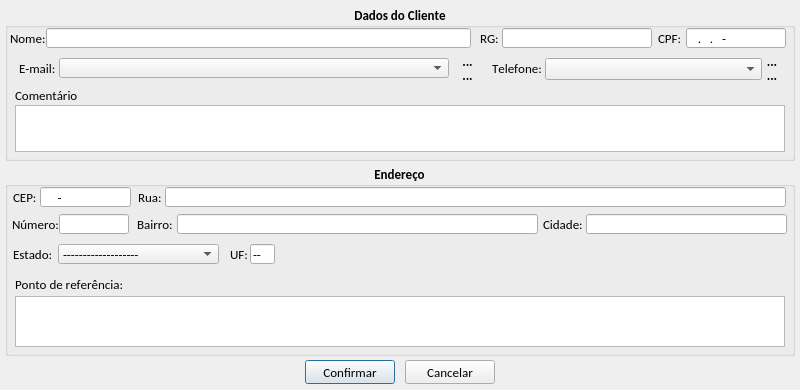
<?xml version="1.0" encoding="UTF-8"?>
<ui version="4.0">
 <class>tela_editar_cliente</class>
 <widget class="QDialog" name="tela_editar_cliente">
  <property name="geometry">
   <rect>
    <x>0</x>
    <y>0</y>
    <width>800</width>
    <height>390</height>
   </rect>
  </property>
  <property name="minimumSize">
   <size>
    <width>800</width>
    <height>390</height>
   </size>
  </property>
  <property name="maximumSize">
   <size>
    <width>800</width>
    <height>390</height>
   </size>
  </property>
  <property name="font">
   <font>
    <family>Calibri</family>
    <pointsize>10</pointsize>
    <kerning>false</kerning>
   </font>
  </property>
  <property name="windowTitle">
   <string>Editar cadastro do Cliente</string>
  </property>
  <property name="windowIcon">
   <iconset resource="imagens.qrc">
    <normaloff>:/img/img/logo_sex.png</normaloff>:/img/img/logo_sex.png</iconset>
  </property>
  <property name="modal">
   <bool>true</bool>
  </property>
  <widget class="QPushButton" name="btn_confirmar">
   <property name="geometry">
    <rect>
     <x>305</x>
     <y>360</y>
     <width>90</width>
     <height>24</height>
    </rect>
   </property>
   <property name="minimumSize">
    <size>
     <width>0</width>
     <height>24</height>
    </size>
   </property>
   <property name="maximumSize">
    <size>
     <width>90</width>
     <height>24</height>
    </size>
   </property>
   <property name="font">
    <font>
     <family>Calibri</family>
     <pointsize>10</pointsize>
    </font>
   </property>
   <property name="text">
    <string>Confirmar</string>
   </property>
   <property name="icon">
    <iconset resource="imagens.qrc">
     <normaloff>:/img/img/1345902916_camera_test.png</normaloff>:/img/img/1345902916_camera_test.png</iconset>
   </property>
   <property name="iconSize">
    <size>
     <width>20</width>
     <height>20</height>
    </size>
   </property>
  </widget>
  <widget class="QGroupBox" name="gb_endereo">
   <property name="geometry">
    <rect>
     <x>5</x>
     <y>164</y>
     <width>790</width>
     <height>192</height>
    </rect>
   </property>
   <property name="font">
    <font>
     <family>Calibri</family>
     <pointsize>10</pointsize>
     <weight>75</weight>
     <bold>true</bold>
     <kerning>false</kerning>
    </font>
   </property>
   <property name="title">
    <string>Endereço</string>
   </property>
   <property name="alignment">
    <set>Qt::AlignCenter</set>
   </property>
   <widget class="QLineEdit" name="le_cep">
    <property name="geometry">
     <rect>
      <x>35</x>
      <y>23</y>
      <width>91</width>
      <height>20</height>
     </rect>
    </property>
    <property name="maximumSize">
     <size>
      <width>100</width>
      <height>20</height>
     </size>
    </property>
    <property name="font">
     <font>
      <family>Calibri</family>
      <pointsize>10</pointsize>
      <weight>50</weight>
      <bold>false</bold>
      <kerning>false</kerning>
     </font>
    </property>
    <property name="inputMask">
     <string>00000-000; </string>
    </property>
    <property name="text">
     <string>-</string>
    </property>
    <property name="frame">
     <bool>true</bool>
    </property>
    <property name="cursorPosition">
     <number>9</number>
    </property>
    <property name="readOnly">
     <bool>false</bool>
    </property>
   </widget>
   <widget class="QLabel" name="lb_cep">
    <property name="geometry">
     <rect>
      <x>8</x>
      <y>23</y>
      <width>27</width>
      <height>20</height>
     </rect>
    </property>
    <property name="font">
     <font>
      <family>Calibri</family>
      <pointsize>10</pointsize>
      <weight>50</weight>
      <bold>false</bold>
      <kerning>false</kerning>
     </font>
    </property>
    <property name="text">
     <string>CEP:</string>
    </property>
   </widget>
   <widget class="QLabel" name="lb_rua">
    <property name="geometry">
     <rect>
      <x>133</x>
      <y>23</y>
      <width>31</width>
      <height>20</height>
     </rect>
    </property>
    <property name="font">
     <font>
      <family>Calibri</family>
      <pointsize>10</pointsize>
      <weight>50</weight>
      <bold>false</bold>
      <kerning>false</kerning>
     </font>
    </property>
    <property name="text">
     <string>Rua:</string>
    </property>
   </widget>
   <widget class="QLineEdit" name="le_rua">
    <property name="geometry">
     <rect>
      <x>160</x>
      <y>23</y>
      <width>621</width>
      <height>20</height>
     </rect>
    </property>
    <property name="font">
     <font>
      <pointsize>10</pointsize>
      <weight>50</weight>
      <bold>false</bold>
      <kerning>false</kerning>
     </font>
    </property>
    <property name="text">
     <string/>
    </property>
    <property name="maxLength">
     <number>100</number>
    </property>
    <property name="cursorPosition">
     <number>0</number>
    </property>
    <property name="readOnly">
     <bool>false</bool>
    </property>
   </widget>
   <widget class="QLabel" name="lb_numero">
    <property name="geometry">
     <rect>
      <x>7</x>
      <y>50</y>
      <width>51</width>
      <height>20</height>
     </rect>
    </property>
    <property name="font">
     <font>
      <family>Calibri</family>
      <pointsize>10</pointsize>
      <weight>50</weight>
      <bold>false</bold>
      <kerning>false</kerning>
     </font>
    </property>
    <property name="text">
     <string>Número:</string>
    </property>
   </widget>
   <widget class="QLineEdit" name="le_numero">
    <property name="geometry">
     <rect>
      <x>54</x>
      <y>50</y>
      <width>70</width>
      <height>20</height>
     </rect>
    </property>
    <property name="font">
     <font>
      <pointsize>10</pointsize>
      <weight>50</weight>
      <bold>false</bold>
      <kerning>false</kerning>
     </font>
    </property>
    <property name="inputMask">
     <string>000000000; </string>
    </property>
    <property name="text">
     <string/>
    </property>
    <property name="maxLength">
     <number>9</number>
    </property>
    <property name="readOnly">
     <bool>false</bool>
    </property>
   </widget>
   <widget class="QLabel" name="lb_bairro">
    <property name="geometry">
     <rect>
      <x>132</x>
      <y>50</y>
      <width>46</width>
      <height>20</height>
     </rect>
    </property>
    <property name="font">
     <font>
      <weight>50</weight>
      <bold>false</bold>
      <kerning>false</kerning>
     </font>
    </property>
    <property name="text">
     <string>Bairro:</string>
    </property>
   </widget>
   <widget class="QLineEdit" name="le_bairro">
    <property name="geometry">
     <rect>
      <x>172</x>
      <y>50</y>
      <width>361</width>
      <height>20</height>
     </rect>
    </property>
    <property name="font">
     <font>
      <pointsize>10</pointsize>
      <weight>50</weight>
      <bold>false</bold>
      <kerning>false</kerning>
     </font>
    </property>
    <property name="text">
     <string/>
    </property>
    <property name="maxLength">
     <number>70</number>
    </property>
    <property name="readOnly">
     <bool>false</bool>
    </property>
   </widget>
   <widget class="QLabel" name="lb_cidade">
    <property name="geometry">
     <rect>
      <x>538</x>
      <y>50</y>
      <width>46</width>
      <height>20</height>
     </rect>
    </property>
    <property name="font">
     <font>
      <family>Calibri</family>
      <pointsize>10</pointsize>
      <weight>50</weight>
      <bold>false</bold>
      <kerning>false</kerning>
     </font>
    </property>
    <property name="text">
     <string>Cidade:</string>
    </property>
   </widget>
   <widget class="QLineEdit" name="le_cidade">
    <property name="geometry">
     <rect>
      <x>581</x>
      <y>50</y>
      <width>201</width>
      <height>20</height>
     </rect>
    </property>
    <property name="font">
     <font>
      <pointsize>10</pointsize>
      <weight>50</weight>
      <bold>false</bold>
      <kerning>false</kerning>
     </font>
    </property>
    <property name="text">
     <string/>
    </property>
    <property name="maxLength">
     <number>50</number>
    </property>
    <property name="cursorPosition">
     <number>0</number>
    </property>
    <property name="readOnly">
     <bool>false</bool>
    </property>
   </widget>
   <widget class="QLabel" name="lb_estado">
    <property name="geometry">
     <rect>
      <x>8</x>
      <y>80</y>
      <width>45</width>
      <height>20</height>
     </rect>
    </property>
    <property name="font">
     <font>
      <family>Calibri</family>
      <pointsize>10</pointsize>
      <weight>50</weight>
      <bold>false</bold>
      <kerning>false</kerning>
     </font>
    </property>
    <property name="text">
     <string>Estado:</string>
    </property>
   </widget>
   <widget class="QLabel" name="lb_ponto_refe">
    <property name="geometry">
     <rect>
      <x>10</x>
      <y>110</y>
      <width>131</width>
      <height>20</height>
     </rect>
    </property>
    <property name="font">
     <font>
      <family>Calibri</family>
      <pointsize>10</pointsize>
      <weight>50</weight>
      <bold>false</bold>
      <kerning>false</kerning>
     </font>
    </property>
    <property name="text">
     <string>Ponto de referência:</string>
    </property>
   </widget>
   <widget class="QTextEdit" name="te_ponto_referencia">
    <property name="geometry">
     <rect>
      <x>10</x>
      <y>132</y>
      <width>770</width>
      <height>51</height>
     </rect>
    </property>
    <property name="font">
     <font>
      <weight>50</weight>
      <bold>false</bold>
     </font>
    </property>
    <property name="verticalScrollBarPolicy">
     <enum>Qt::ScrollBarAsNeeded</enum>
    </property>
    <property name="readOnly">
     <bool>false</bool>
    </property>
    <property name="html">
     <string>&lt;!DOCTYPE HTML PUBLIC &quot;-//W3C//DTD HTML 4.0//EN&quot; &quot;http://www.w3.org/TR/REC-html40/strict.dtd&quot;&gt;
&lt;html&gt;&lt;head&gt;&lt;meta name=&quot;qrichtext&quot; content=&quot;1&quot; /&gt;&lt;style type=&quot;text/css&quot;&gt;
p, li { white-space: pre-wrap; }
&lt;/style&gt;&lt;/head&gt;&lt;body style=&quot; font-family:'Calibri'; font-size:10pt; font-weight:400; font-style:normal;&quot;&gt;
&lt;p style=&quot;-qt-paragraph-type:empty; margin-top:0px; margin-bottom:0px; margin-left:0px; margin-right:0px; -qt-block-indent:0; text-indent:0px;&quot;&gt;&lt;/p&gt;&lt;/body&gt;&lt;/html&gt;</string>
    </property>
   </widget>
   <widget class="QLabel" name="lb_uf">
    <property name="geometry">
     <rect>
      <x>225</x>
      <y>80</y>
      <width>20</width>
      <height>20</height>
     </rect>
    </property>
    <property name="font">
     <font>
      <weight>50</weight>
      <bold>false</bold>
     </font>
    </property>
    <property name="text">
     <string>UF:</string>
    </property>
   </widget>
   <widget class="QLineEdit" name="le_uf">
    <property name="geometry">
     <rect>
      <x>245</x>
      <y>80</y>
      <width>25</width>
      <height>20</height>
     </rect>
    </property>
    <property name="font">
     <font>
      <weight>50</weight>
      <bold>false</bold>
     </font>
    </property>
    <property name="text">
     <string>--</string>
    </property>
    <property name="readOnly">
     <bool>true</bool>
    </property>
   </widget>
   <widget class="QComboBox" name="cb_estado">
    <property name="geometry">
     <rect>
      <x>53</x>
      <y>80</y>
      <width>161</width>
      <height>20</height>
     </rect>
    </property>
    <property name="font">
     <font>
      <weight>50</weight>
      <bold>false</bold>
     </font>
    </property>
    <item>
     <property name="text">
      <string>-------------------</string>
     </property>
     <property name="icon">
      <iconset resource="imagens.qrc">
       <normaloff>:/bandeiras/badeiras_estados/bandeira_do_brasil.png</normaloff>:/bandeiras/badeiras_estados/bandeira_do_brasil.png</iconset>
     </property>
    </item>
    <item>
     <property name="text">
      <string>Acre</string>
     </property>
     <property name="icon">
      <iconset resource="imagens.qrc">
       <normaloff>:/bandeiras/badeiras_estados/acre.png</normaloff>:/bandeiras/badeiras_estados/acre.png</iconset>
     </property>
    </item>
    <item>
     <property name="text">
      <string>Alagoas</string>
     </property>
     <property name="icon">
      <iconset resource="imagens.qrc">
       <normaloff>:/bandeiras/badeiras_estados/Alagoas.png</normaloff>:/bandeiras/badeiras_estados/Alagoas.png</iconset>
     </property>
    </item>
    <item>
     <property name="text">
      <string>Amazonas</string>
     </property>
     <property name="icon">
      <iconset resource="imagens.qrc">
       <normaloff>:/bandeiras/badeiras_estados/Amazonas.png</normaloff>:/bandeiras/badeiras_estados/Amazonas.png</iconset>
     </property>
    </item>
    <item>
     <property name="text">
      <string>Amapá</string>
     </property>
     <property name="icon">
      <iconset resource="imagens.qrc">
       <normaloff>:/bandeiras/badeiras_estados/Bandeira_do_Amapa.png</normaloff>:/bandeiras/badeiras_estados/Bandeira_do_Amapa.png</iconset>
     </property>
    </item>
    <item>
     <property name="text">
      <string>Bahia</string>
     </property>
     <property name="icon">
      <iconset resource="imagens.qrc">
       <normaloff>:/bandeiras/badeiras_estados/Bahia.png</normaloff>:/bandeiras/badeiras_estados/Bahia.png</iconset>
     </property>
    </item>
    <item>
     <property name="text">
      <string>Ceará</string>
     </property>
     <property name="icon">
      <iconset resource="imagens.qrc">
       <normaloff>:/bandeiras/badeiras_estados/Bandeira_do_Ceara.png</normaloff>:/bandeiras/badeiras_estados/Bandeira_do_Ceara.png</iconset>
     </property>
    </item>
    <item>
     <property name="text">
      <string>Distrito Federal</string>
     </property>
     <property name="icon">
      <iconset resource="imagens.qrc">
       <normaloff>:/bandeiras/badeiras_estados/Distrito_Federal.png</normaloff>:/bandeiras/badeiras_estados/Distrito_Federal.png</iconset>
     </property>
    </item>
    <item>
     <property name="text">
      <string>Espírito Santo</string>
     </property>
     <property name="icon">
      <iconset resource="imagens.qrc">
       <normaloff>:/bandeiras/badeiras_estados/Espirito_Santo.png</normaloff>:/bandeiras/badeiras_estados/Espirito_Santo.png</iconset>
     </property>
    </item>
    <item>
     <property name="text">
      <string>Goiás</string>
     </property>
     <property name="icon">
      <iconset resource="imagens.qrc">
       <normaloff>:/bandeiras/badeiras_estados/Goias.png</normaloff>:/bandeiras/badeiras_estados/Goias.png</iconset>
     </property>
    </item>
    <item>
     <property name="text">
      <string>Maranhão</string>
     </property>
     <property name="icon">
      <iconset resource="imagens.qrc">
       <normaloff>:/bandeiras/badeiras_estados/Maranhao.png</normaloff>:/bandeiras/badeiras_estados/Maranhao.png</iconset>
     </property>
    </item>
    <item>
     <property name="text">
      <string>Minas Gerais</string>
     </property>
     <property name="icon">
      <iconset resource="imagens.qrc">
       <normaloff>:/bandeiras/badeiras_estados/Minas_Gerais.png</normaloff>:/bandeiras/badeiras_estados/Minas_Gerais.png</iconset>
     </property>
    </item>
    <item>
     <property name="text">
      <string>Mato Grosso do Sul</string>
     </property>
     <property name="icon">
      <iconset resource="imagens.qrc">
       <normaloff>:/bandeiras/badeiras_estados/Mato_Grosso_do_Sul.png</normaloff>:/bandeiras/badeiras_estados/Mato_Grosso_do_Sul.png</iconset>
     </property>
    </item>
    <item>
     <property name="text">
      <string>Mato Grosso</string>
     </property>
     <property name="icon">
      <iconset resource="imagens.qrc">
       <normaloff>:/bandeiras/badeiras_estados/Mato_Grosso.png</normaloff>:/bandeiras/badeiras_estados/Mato_Grosso.png</iconset>
     </property>
    </item>
    <item>
     <property name="text">
      <string>Pará</string>
     </property>
     <property name="icon">
      <iconset resource="imagens.qrc">
       <normaloff>:/bandeiras/badeiras_estados/Para.png</normaloff>:/bandeiras/badeiras_estados/Para.png</iconset>
     </property>
    </item>
    <item>
     <property name="text">
      <string>Paraíba</string>
     </property>
     <property name="icon">
      <iconset resource="imagens.qrc">
       <normaloff>:/bandeiras/badeiras_estados/Paraiba.png</normaloff>:/bandeiras/badeiras_estados/Paraiba.png</iconset>
     </property>
    </item>
    <item>
     <property name="text">
      <string>Pernambuco</string>
     </property>
     <property name="icon">
      <iconset resource="imagens.qrc">
       <normaloff>:/bandeiras/badeiras_estados/Pernambuco.png</normaloff>:/bandeiras/badeiras_estados/Pernambuco.png</iconset>
     </property>
    </item>
    <item>
     <property name="text">
      <string>Piauí</string>
     </property>
     <property name="icon">
      <iconset resource="imagens.qrc">
       <normaloff>:/bandeiras/badeiras_estados/Piaui.png</normaloff>:/bandeiras/badeiras_estados/Piaui.png</iconset>
     </property>
    </item>
    <item>
     <property name="text">
      <string>Paraná</string>
     </property>
     <property name="icon">
      <iconset resource="imagens.qrc">
       <normaloff>:/bandeiras/badeiras_estados/Bandeira_do_Parana.png</normaloff>:/bandeiras/badeiras_estados/Bandeira_do_Parana.png</iconset>
     </property>
    </item>
    <item>
     <property name="text">
      <string>Rio de Janeiro</string>
     </property>
     <property name="icon">
      <iconset resource="imagens.qrc">
       <normaloff>:/bandeiras/badeiras_estados/Rio_de_Janeiro.png</normaloff>:/bandeiras/badeiras_estados/Rio_de_Janeiro.png</iconset>
     </property>
    </item>
    <item>
     <property name="text">
      <string>Rio Grande do Norte</string>
     </property>
     <property name="icon">
      <iconset resource="imagens.qrc">
       <normaloff>:/bandeiras/badeiras_estados/Rio_Grande_do_Norte.png</normaloff>:/bandeiras/badeiras_estados/Rio_Grande_do_Norte.png</iconset>
     </property>
    </item>
    <item>
     <property name="text">
      <string>Rondônia</string>
     </property>
     <property name="icon">
      <iconset resource="imagens.qrc">
       <normaloff>:/bandeiras/badeiras_estados/Rondonia.png</normaloff>:/bandeiras/badeiras_estados/Rondonia.png</iconset>
     </property>
    </item>
    <item>
     <property name="text">
      <string>Roraima</string>
     </property>
     <property name="icon">
      <iconset resource="imagens.qrc">
       <normaloff>:/bandeiras/badeiras_estados/Roraima.png</normaloff>:/bandeiras/badeiras_estados/Roraima.png</iconset>
     </property>
    </item>
    <item>
     <property name="text">
      <string>Rio Grande do Sul</string>
     </property>
     <property name="icon">
      <iconset resource="imagens.qrc">
       <normaloff>:/bandeiras/badeiras_estados/Rio_Grande_do_Sul.png</normaloff>:/bandeiras/badeiras_estados/Rio_Grande_do_Sul.png</iconset>
     </property>
    </item>
    <item>
     <property name="text">
      <string>Santa Catarina</string>
     </property>
     <property name="icon">
      <iconset resource="imagens.qrc">
       <normaloff>:/bandeiras/badeiras_estados/Santa_Catarina.png</normaloff>:/bandeiras/badeiras_estados/Santa_Catarina.png</iconset>
     </property>
    </item>
    <item>
     <property name="text">
      <string>Sergipe</string>
     </property>
     <property name="icon">
      <iconset resource="imagens.qrc">
       <normaloff>:/bandeiras/badeiras_estados/Sergipe.png</normaloff>:/bandeiras/badeiras_estados/Sergipe.png</iconset>
     </property>
    </item>
    <item>
     <property name="text">
      <string>São Paulo</string>
     </property>
     <property name="icon">
      <iconset resource="imagens.qrc">
       <normaloff>:/bandeiras/badeiras_estados/Sao_Paulo.png</normaloff>:/bandeiras/badeiras_estados/Sao_Paulo.png</iconset>
     </property>
    </item>
    <item>
     <property name="text">
      <string>Tocantins</string>
     </property>
     <property name="icon">
      <iconset resource="imagens.qrc">
       <normaloff>:/bandeiras/badeiras_estados/Tocantins.png</normaloff>:/bandeiras/badeiras_estados/Tocantins.png</iconset>
     </property>
    </item>
   </widget>
   <zorder>lb_rua</zorder>
   <zorder>le_rua</zorder>
   <zorder>lb_numero</zorder>
   <zorder>le_numero</zorder>
   <zorder>lb_bairro</zorder>
   <zorder>le_bairro</zorder>
   <zorder>lb_cidade</zorder>
   <zorder>le_cidade</zorder>
   <zorder>lb_estado</zorder>
   <zorder>lb_ponto_refe</zorder>
   <zorder>te_ponto_referencia</zorder>
   <zorder>le_cep</zorder>
   <zorder>lb_cep</zorder>
   <zorder>lb_uf</zorder>
   <zorder>le_uf</zorder>
   <zorder>cb_estado</zorder>
  </widget>
  <widget class="QPushButton" name="btn_cancelar">
   <property name="geometry">
    <rect>
     <x>405</x>
     <y>360</y>
     <width>90</width>
     <height>24</height>
    </rect>
   </property>
   <property name="minimumSize">
    <size>
     <width>0</width>
     <height>24</height>
    </size>
   </property>
   <property name="maximumSize">
    <size>
     <width>90</width>
     <height>24</height>
    </size>
   </property>
   <property name="font">
    <font>
     <family>Calibri</family>
     <pointsize>10</pointsize>
    </font>
   </property>
   <property name="text">
    <string>Cancelar</string>
   </property>
   <property name="icon">
    <iconset resource="imagens.qrc">
     <normaloff>:/img/img/1345902747_button_cancel.png</normaloff>:/img/img/1345902747_button_cancel.png</iconset>
   </property>
   <property name="iconSize">
    <size>
     <width>18</width>
     <height>18</height>
    </size>
   </property>
  </widget>
  <widget class="QGroupBox" name="gb_dados_cliente">
   <property name="geometry">
    <rect>
     <x>5</x>
     <y>5</y>
     <width>790</width>
     <height>156</height>
    </rect>
   </property>
   <property name="font">
    <font>
     <family>Calibri</family>
     <pointsize>10</pointsize>
     <weight>75</weight>
     <bold>true</bold>
     <kerning>false</kerning>
    </font>
   </property>
   <property name="title">
    <string>Dados do Cliente</string>
   </property>
   <property name="alignment">
    <set>Qt::AlignCenter</set>
   </property>
   <widget class="QLabel" name="lb_telefone">
    <property name="geometry">
     <rect>
      <x>487</x>
      <y>53</y>
      <width>50</width>
      <height>20</height>
     </rect>
    </property>
    <property name="font">
     <font>
      <family>Calibri</family>
      <pointsize>10</pointsize>
      <weight>50</weight>
      <bold>false</bold>
      <kerning>false</kerning>
     </font>
    </property>
    <property name="text">
     <string>Telefone:</string>
    </property>
   </widget>
   <widget class="QComboBox" name="cb_telefone">
    <property name="geometry">
     <rect>
      <x>540</x>
      <y>53</y>
      <width>217</width>
      <height>22</height>
     </rect>
    </property>
    <property name="maximumSize">
     <size>
      <width>16777215</width>
      <height>22</height>
     </size>
    </property>
    <property name="font">
     <font>
      <family>Calibri</family>
      <pointsize>10</pointsize>
      <weight>50</weight>
      <bold>false</bold>
      <kerning>false</kerning>
     </font>
    </property>
    <property name="editable">
     <bool>false</bool>
    </property>
    <property name="maxVisibleItems">
     <number>20</number>
    </property>
   </widget>
   <widget class="QLabel" name="lb_nome">
    <property name="geometry">
     <rect>
      <x>5</x>
      <y>23</y>
      <width>35</width>
      <height>20</height>
     </rect>
    </property>
    <property name="maximumSize">
     <size>
      <width>40</width>
      <height>20</height>
     </size>
    </property>
    <property name="font">
     <font>
      <family>Calibri</family>
      <pointsize>10</pointsize>
      <weight>50</weight>
      <bold>false</bold>
      <kerning>false</kerning>
     </font>
    </property>
    <property name="text">
     <string>Nome:</string>
    </property>
   </widget>
   <widget class="QLineEdit" name="le_nome">
    <property name="geometry">
     <rect>
      <x>41</x>
      <y>23</y>
      <width>425</width>
      <height>20</height>
     </rect>
    </property>
    <property name="sizePolicy">
     <sizepolicy hsizetype="Fixed" vsizetype="Fixed">
      <horstretch>0</horstretch>
      <verstretch>0</verstretch>
     </sizepolicy>
    </property>
    <property name="minimumSize">
     <size>
      <width>410</width>
      <height>20</height>
     </size>
    </property>
    <property name="maximumSize">
     <size>
      <width>500</width>
      <height>20</height>
     </size>
    </property>
    <property name="font">
     <font>
      <family>Calibri</family>
      <pointsize>10</pointsize>
      <weight>50</weight>
      <bold>false</bold>
      <kerning>false</kerning>
     </font>
    </property>
    <property name="text">
     <string/>
    </property>
    <property name="maxLength">
     <number>60</number>
    </property>
    <property name="readOnly">
     <bool>false</bool>
    </property>
   </widget>
   <widget class="QLabel" name="lb_cpf">
    <property name="geometry">
     <rect>
      <x>653</x>
      <y>23</y>
      <width>29</width>
      <height>20</height>
     </rect>
    </property>
    <property name="font">
     <font>
      <family>Calibri</family>
      <pointsize>10</pointsize>
      <weight>50</weight>
      <bold>false</bold>
      <kerning>false</kerning>
     </font>
    </property>
    <property name="text">
     <string>CPF:</string>
    </property>
   </widget>
   <widget class="QLineEdit" name="le_cpf">
    <property name="geometry">
     <rect>
      <x>681</x>
      <y>23</y>
      <width>100</width>
      <height>20</height>
     </rect>
    </property>
    <property name="sizePolicy">
     <sizepolicy hsizetype="Fixed" vsizetype="Fixed">
      <horstretch>0</horstretch>
      <verstretch>0</verstretch>
     </sizepolicy>
    </property>
    <property name="minimumSize">
     <size>
      <width>100</width>
      <height>20</height>
     </size>
    </property>
    <property name="maximumSize">
     <size>
      <width>100</width>
      <height>20</height>
     </size>
    </property>
    <property name="font">
     <font>
      <family>Calibri</family>
      <pointsize>10</pointsize>
      <weight>50</weight>
      <bold>false</bold>
      <kerning>false</kerning>
     </font>
    </property>
    <property name="inputMask">
     <string>000.000.000-00; </string>
    </property>
    <property name="text">
     <string>..-</string>
    </property>
    <property name="maxLength">
     <number>14</number>
    </property>
    <property name="readOnly">
     <bool>false</bool>
    </property>
   </widget>
   <widget class="QLabel" name="lb_rg">
    <property name="geometry">
     <rect>
      <x>475</x>
      <y>23</y>
      <width>22</width>
      <height>20</height>
     </rect>
    </property>
    <property name="font">
     <font>
      <family>Calibri</family>
      <pointsize>10</pointsize>
      <weight>50</weight>
      <bold>false</bold>
      <kerning>false</kerning>
     </font>
    </property>
    <property name="text">
     <string>RG:</string>
    </property>
   </widget>
   <widget class="QLineEdit" name="le_rg">
    <property name="geometry">
     <rect>
      <x>497</x>
      <y>23</y>
      <width>150</width>
      <height>20</height>
     </rect>
    </property>
    <property name="minimumSize">
     <size>
      <width>120</width>
      <height>20</height>
     </size>
    </property>
    <property name="maximumSize">
     <size>
      <width>200</width>
      <height>20</height>
     </size>
    </property>
    <property name="font">
     <font>
      <family>Calibri</family>
      <pointsize>10</pointsize>
      <weight>50</weight>
      <bold>false</bold>
      <kerning>false</kerning>
     </font>
    </property>
    <property name="inputMask">
     <string>00000000000000000000; </string>
    </property>
    <property name="text">
     <string/>
    </property>
    <property name="maxLength">
     <number>20</number>
    </property>
    <property name="cursorPosition">
     <number>20</number>
    </property>
    <property name="readOnly">
     <bool>false</bool>
    </property>
   </widget>
   <widget class="QLabel" name="lb_email">
    <property name="geometry">
     <rect>
      <x>14</x>
      <y>53</y>
      <width>40</width>
      <height>20</height>
     </rect>
    </property>
    <property name="font">
     <font>
      <family>Calibri</family>
      <pointsize>10</pointsize>
      <weight>50</weight>
      <bold>false</bold>
      <kerning>false</kerning>
     </font>
    </property>
    <property name="text">
     <string>E-mail:</string>
    </property>
   </widget>
   <widget class="QComboBox" name="cb_email">
    <property name="geometry">
     <rect>
      <x>54</x>
      <y>53</y>
      <width>390</width>
      <height>20</height>
     </rect>
    </property>
    <property name="maximumSize">
     <size>
      <width>450</width>
      <height>20</height>
     </size>
    </property>
    <property name="sizeIncrement">
     <size>
      <width>450</width>
      <height>20</height>
     </size>
    </property>
    <property name="font">
     <font>
      <family>Calibri</family>
      <pointsize>10</pointsize>
      <weight>50</weight>
      <bold>false</bold>
      <kerning>false</kerning>
     </font>
    </property>
    <property name="editable">
     <bool>false</bool>
    </property>
    <property name="maxCount">
     <number>60</number>
    </property>
   </widget>
   <widget class="QLabel" name="lb_comentario">
    <property name="geometry">
     <rect>
      <x>10</x>
      <y>80</y>
      <width>71</width>
      <height>20</height>
     </rect>
    </property>
    <property name="font">
     <font>
      <family>Calibri</family>
      <pointsize>10</pointsize>
      <weight>50</weight>
      <bold>false</bold>
      <kerning>false</kerning>
     </font>
    </property>
    <property name="text">
     <string>Comentário</string>
    </property>
   </widget>
   <widget class="QTextEdit" name="te_comentario">
    <property name="geometry">
     <rect>
      <x>10</x>
      <y>100</y>
      <width>770</width>
      <height>47</height>
     </rect>
    </property>
    <property name="font">
     <font>
      <weight>50</weight>
      <bold>false</bold>
     </font>
    </property>
    <property name="verticalScrollBarPolicy">
     <enum>Qt::ScrollBarAsNeeded</enum>
    </property>
    <property name="readOnly">
     <bool>false</bool>
    </property>
   </widget>
   <widget class="QToolButton" name="tb_mais_email">
    <property name="geometry">
     <rect>
      <x>450</x>
      <y>49</y>
      <width>25</width>
      <height>15</height>
     </rect>
    </property>
    <property name="text">
     <string>...</string>
    </property>
    <property name="icon">
     <iconset resource="imagens.qrc">
      <normaloff>:/img/img/mais.png</normaloff>:/img/img/mais.png</iconset>
    </property>
    <property name="iconSize">
     <size>
      <width>12</width>
      <height>12</height>
     </size>
    </property>
    <property name="autoRaise">
     <bool>true</bool>
    </property>
    <property name="arrowType">
     <enum>Qt::NoArrow</enum>
    </property>
   </widget>
   <widget class="QToolButton" name="tb_menos_email">
    <property name="geometry">
     <rect>
      <x>450</x>
      <y>63</y>
      <width>25</width>
      <height>15</height>
     </rect>
    </property>
    <property name="text">
     <string>...</string>
    </property>
    <property name="icon">
     <iconset resource="imagens.qrc">
      <normaloff>:/img/img/menos.png</normaloff>:/img/img/menos.png</iconset>
    </property>
    <property name="iconSize">
     <size>
      <width>12</width>
      <height>12</height>
     </size>
    </property>
    <property name="autoRaise">
     <bool>true</bool>
    </property>
   </widget>
   <widget class="QToolButton" name="tb_mais_telefone">
    <property name="geometry">
     <rect>
      <x>757</x>
      <y>49</y>
      <width>20</width>
      <height>15</height>
     </rect>
    </property>
    <property name="text">
     <string>...</string>
    </property>
    <property name="icon">
     <iconset resource="imagens.qrc">
      <normaloff>:/img/img/mais.png</normaloff>:/img/img/mais.png</iconset>
    </property>
    <property name="iconSize">
     <size>
      <width>12</width>
      <height>12</height>
     </size>
    </property>
    <property name="autoRaise">
     <bool>true</bool>
    </property>
    <property name="arrowType">
     <enum>Qt::NoArrow</enum>
    </property>
   </widget>
   <widget class="QToolButton" name="tb_menos_telefone">
    <property name="geometry">
     <rect>
      <x>757</x>
      <y>63</y>
      <width>20</width>
      <height>15</height>
     </rect>
    </property>
    <property name="text">
     <string>...</string>
    </property>
    <property name="icon">
     <iconset resource="imagens.qrc">
      <normaloff>:/img/img/menos.png</normaloff>:/img/img/menos.png</iconset>
    </property>
    <property name="iconSize">
     <size>
      <width>12</width>
      <height>12</height>
     </size>
    </property>
    <property name="autoRaise">
     <bool>true</bool>
    </property>
   </widget>
   <zorder>lb_cpf</zorder>
   <zorder>lb_telefone</zorder>
   <zorder>cb_telefone</zorder>
   <zorder>le_cpf</zorder>
   <zorder>lb_email</zorder>
   <zorder>cb_email</zorder>
   <zorder>lb_comentario</zorder>
   <zorder>te_comentario</zorder>
   <zorder>tb_mais_email</zorder>
   <zorder>tb_menos_email</zorder>
   <zorder>tb_mais_telefone</zorder>
   <zorder>tb_menos_telefone</zorder>
   <zorder>lb_nome</zorder>
   <zorder>le_nome</zorder>
   <zorder>lb_rg</zorder>
   <zorder>le_rg</zorder>
  </widget>
 </widget>
 <tabstops>
  <tabstop>le_nome</tabstop>
  <tabstop>le_rg</tabstop>
  <tabstop>le_cpf</tabstop>
  <tabstop>cb_email</tabstop>
  <tabstop>tb_mais_email</tabstop>
  <tabstop>tb_menos_email</tabstop>
  <tabstop>cb_telefone</tabstop>
  <tabstop>tb_mais_telefone</tabstop>
  <tabstop>tb_menos_telefone</tabstop>
  <tabstop>te_comentario</tabstop>
  <tabstop>le_cep</tabstop>
  <tabstop>le_rua</tabstop>
  <tabstop>le_numero</tabstop>
  <tabstop>le_bairro</tabstop>
  <tabstop>le_cidade</tabstop>
  <tabstop>cb_estado</tabstop>
  <tabstop>le_uf</tabstop>
  <tabstop>te_ponto_referencia</tabstop>
  <tabstop>btn_confirmar</tabstop>
  <tabstop>btn_cancelar</tabstop>
 </tabstops>
 <resources>
  <include location="imagens.qrc"/>
 </resources>
 <connections/>
</ui>
